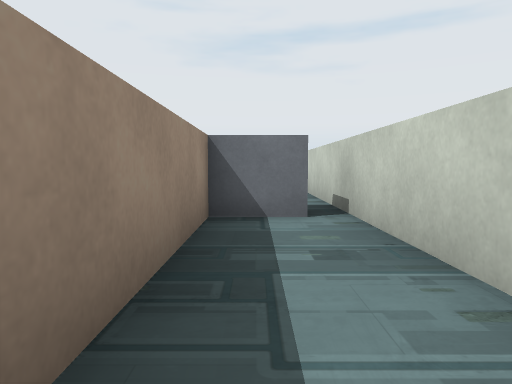
[1] (above)

18 first-person views from a walk through a scene from a Unity 3-D project. The camera is 0.62 m above the floor, tilts 4° down and sees 70° across. The floor is counted in squares, 1 m on a side. Each view is taken from the middle of a square. On the plan, view 1 faces up. The plan holds only what a view shows up to about 10 squares ahead; the rest is blank. The place goes on beyond the plan. Some surface patterns are stand-ins.

[2]
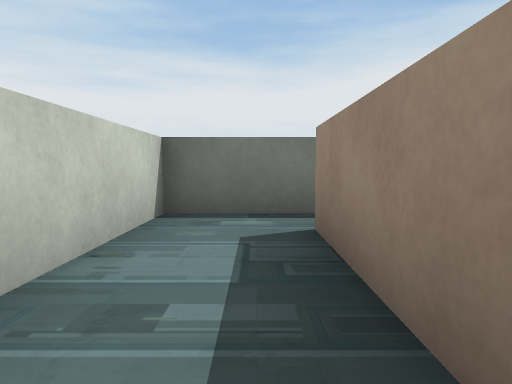

[3]
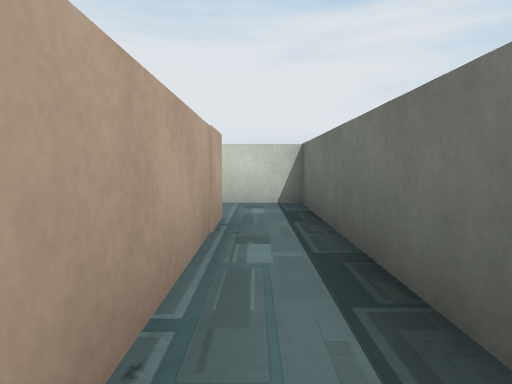

[4]
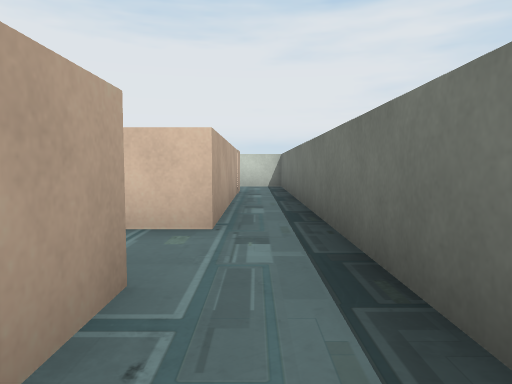

[5]
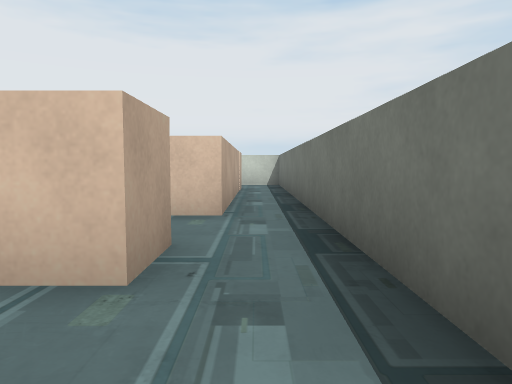

[6]
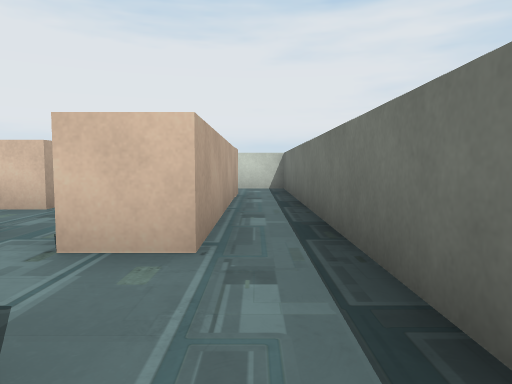

[7]
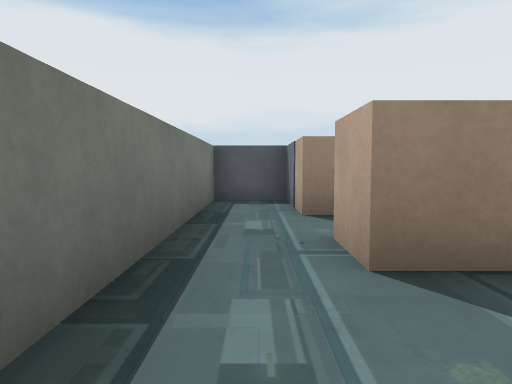

[8]
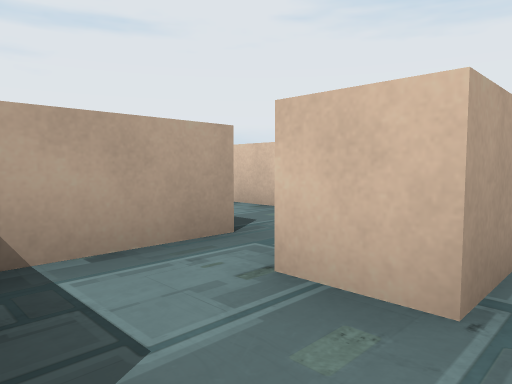

[9]
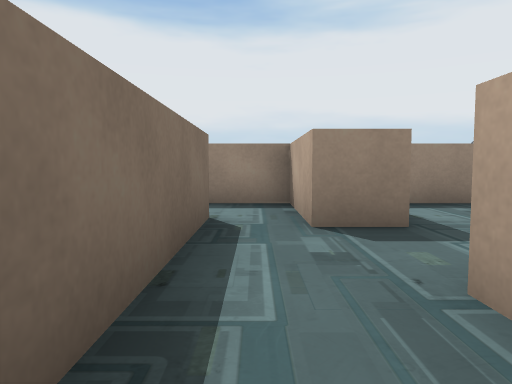

[10]
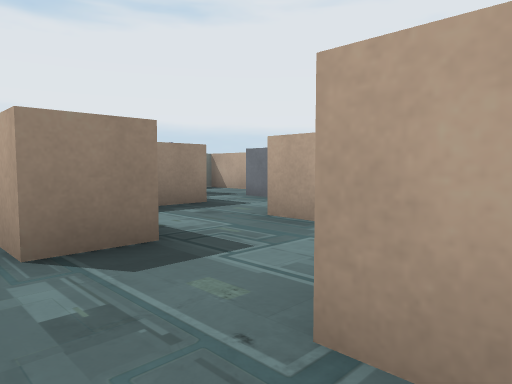

[11]
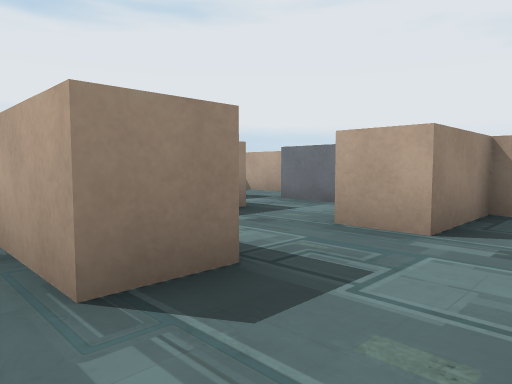

[12]
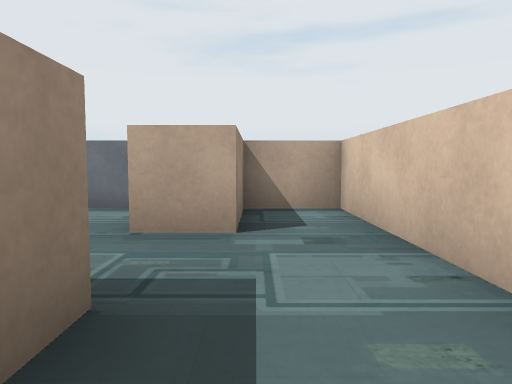

[13]
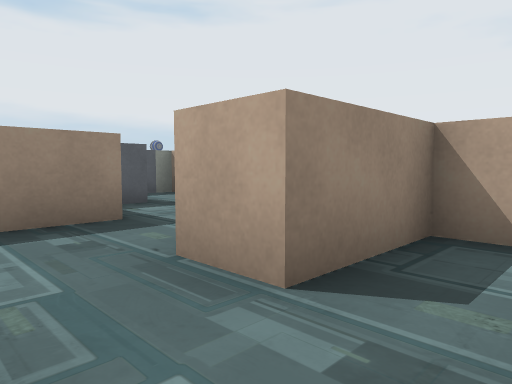

[14]
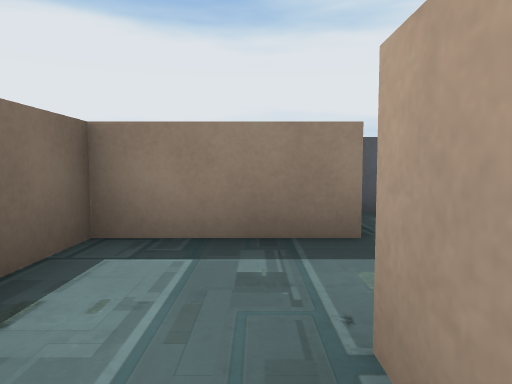

[15]
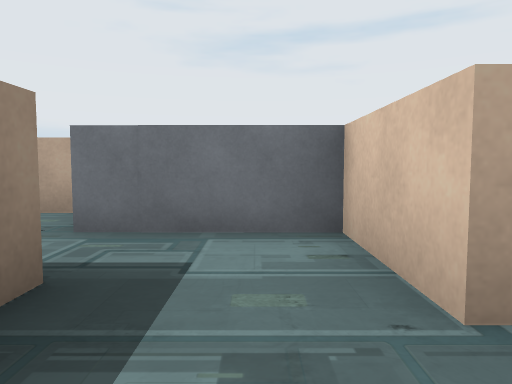

[16]
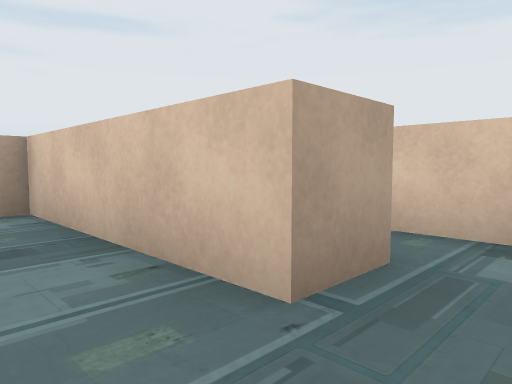

[17]
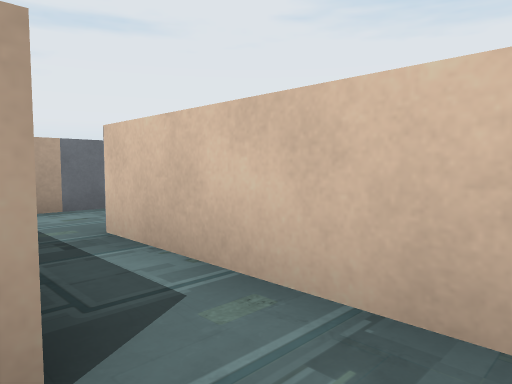

[18]
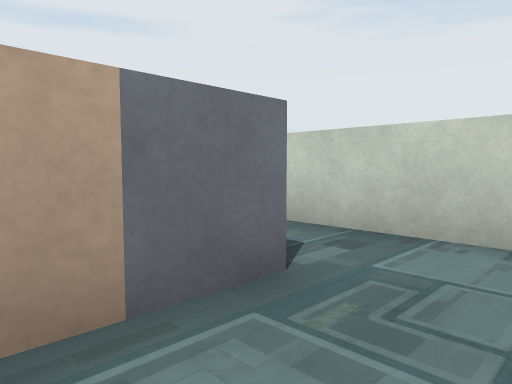

### Floor plan
Ten units are one square. View 1 is at (0, 0); x grows to the right and y downward. Boxes are objects, and circles mark ways between rooms. Rooms are numbered by the first view taken in them; rooms with no view inside come last. Other rooms are left out.
<svg viewBox="-120 -93 137 106">
<path fill="none" stroke="#000" d="M-6 -45 -6 -4 -64 -4 -64 -14M-81 -7 -91 -7M-95 8 12 8 12 -88M-107 -11 -107 -7 -115 -7M-91 -7 -91 -14M-115 8 -95 8M-26 -30 -37 -30M-16 -21 -16 -36M-57 -36 -57 -26M-37 -30 -37 -74 -52 -74 -52 -54 -62 -54M-64 -14 -28 -14M-62 -54 -62 -66M-81 -60 -81 -36 -70 -36M-12 -74 -19 -74M-16 -36 -16 -55M-57 -26 -81 -26 -81 -7"/>
<rect x="-5" y="-55" width="10" height="10" fill="#bbb"><title>block</title></rect>
<circle cx="-85" cy="0" r="3" fill="#2a7"/>
<circle cx="-10" cy="-65" r="3" fill="#2a7"/>
<circle cx="-70" cy="-10" r="3" fill="#2a7"/>
<circle cx="-30" cy="-25" r="3" fill="#2a7"/>
<circle cx="-20" cy="-45" r="3" fill="#2a7"/>
<circle cx="-60" cy="-45" r="3" fill="#2a7"/>
<circle cx="-60" cy="-20" r="3" fill="#2a7"/>
<text x="-30" y="0">1</text>
<text x="-100" y="-10">2</text>
<text x="-30" y="-30">3</text>
<text x="-50" y="-40">4</text>
<text x="-70" y="-50">5</text>
<text x="-20" y="-60">6</text>
<text x="-70" y="-20">7</text>
</svg>
Room 1 opens to room 2. Room 1 opens to room 6. Room 1 opens to room 7. Room 3 opens to room 4. Room 3 opens to room 6. Room 4 opens to room 5. Room 4 opens to room 7.

Where each view was taken, in squares from view 1:
view 1: 0 up, 0 right, facing up
view 2: 4 up, 0 right, facing down
view 3: 0 up, 5 left, facing right
view 4: 0 up, 10 left, facing right
view 5: 0 up, 11 left, facing right
view 6: 0 up, 9 left, facing right
view 7: 0 up, 6 left, facing left
view 8: 0 up, 8 left, facing up-right
view 9: 2 up, 2 left, facing left
view 10: 2 up, 3 left, facing up-left
view 11: 2 up, 4 left, facing up-left
view 12: 2 up, 5 left, facing up
view 13: 4 up, 4 left, facing up-left
view 14: 5 up, 5 left, facing left
view 15: 4 up, 7 left, facing up
view 16: 2 up, 5 left, facing up-right
view 17: 2 up, 3 left, facing up-right
view 18: 6 up, 2 left, facing up-right
